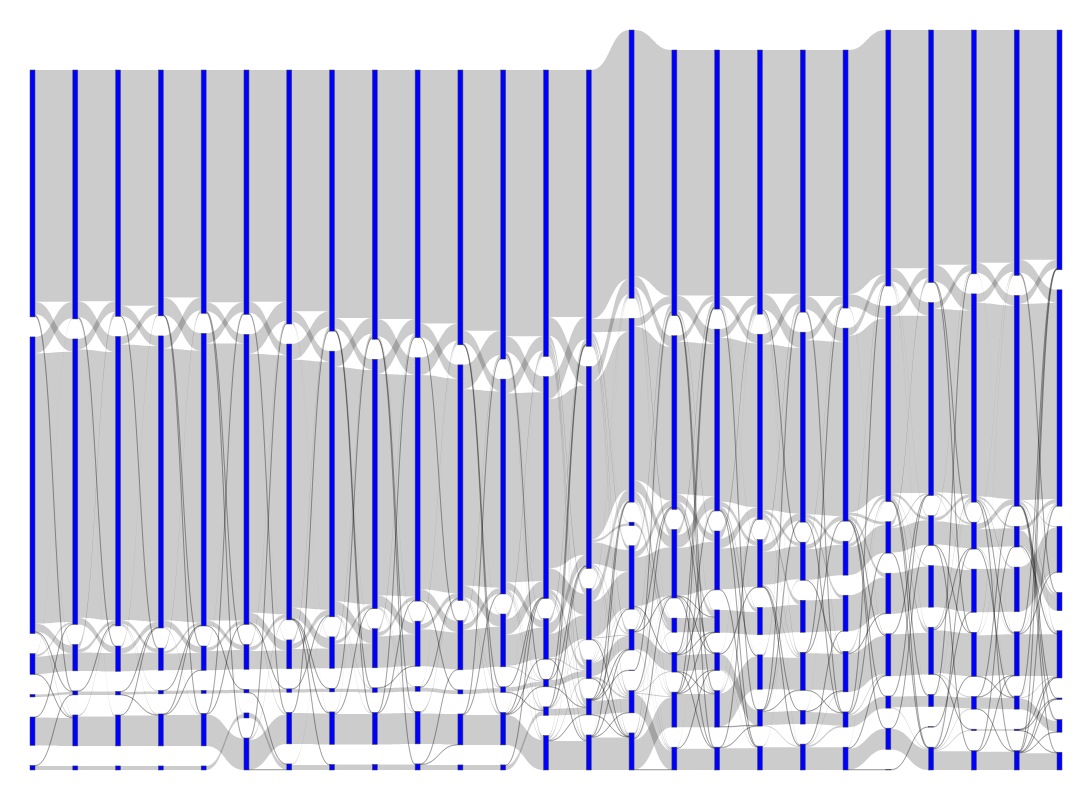

Here is the notebook cell this chart was saved with:
### Code cell
fig.update_layout(font_size=15, width=1200, height=800, margin=dict(t=30,l=30,b=30,r=30))
fig.show()

### Figure 1 — Plotly figure (JSON) as saved in the notebook; plotly's stock layout.template omitted (floating-point values rounded to 4 significant figures; data arrays with more than 128 entries replaced by an {"elided": "..."} marker saying what was removed)
{"data": [{"link": {"source": {"elided": "583 int values"}, "target": {"elided": "583 int values"}, "value": {"elided": "583 int values"}}, "node": {"color": "blue", "thickness": 5}, "type": "sankey"}], "layout": {"font": {"size": 15}, "height": 800, "margin": {"b": 30, "l": 30, "r": 30, "t": 30}, "width": 1200}}
